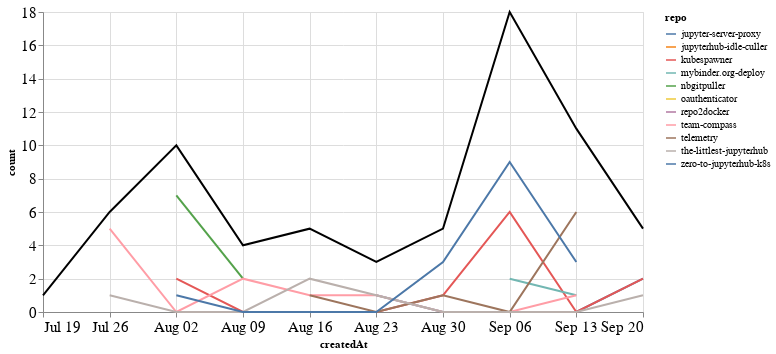

Write notebook code for a chart like this one.
### Markdown cell above
## Comments

### Code cell
comments_time = comments.groupby('repo').resample('W', on='createdAt').count()['author'].reset_index()
comments_time = comments_time.rename(columns={'author': 'count'})
comments_time_total = comments_time.groupby('createdAt').agg({"count": "sum"}).reset_index()
ch1 = alt.Chart(comments_time, width=600).mark_line().encode(
    x='createdAt',
    y='count',
    color='repo',
    tooltip="repo"
)

ch2 = alt.Chart(comments_time_total, width=600).mark_line(color="black").encode(
    x='createdAt',
    y='count',
)

ch1 + ch2

### Figure 1 — Vega-Lite specification as saved in the notebook (floating-point values rounded to 4 significant figures)
{"config": {"axisLeft": {"labelFontSize": 15}, "axisBottom": {"labelFontSize": 15}}, "layer": [{"data": {"name": "data-e43b1ab530e79e4fbf508ba70c46f6fc"}, "mark": "line", "encoding": {"color": {"type": "nominal", "field": "repo"}, "tooltip": {"type": "nominal", "field": "repo"}, "x": {"type": "temporal", "field": "createdAt"}, "y": {"type": "quantitative", "field": "count"}}, "width": 600}, {"data": {"name": "data-2c8c28d3303f7c19a4e688dad360f135"}, "mark": {"type": "line", "color": "black"}, "encoding": {"x": {"type": "temporal", "field": "createdAt"}, "y": {"type": "quantitative", "field": "count"}}, "width": 600}], "$schema": "https://vega.github.io/schema/vega-lite/v4.8.1.json", "datasets": {"data-e43b1ab530e79e4fbf508ba70c46f6fc": [{"repo": "jupyter-server-proxy", "createdAt": "2020-08-23T00:00:00", "count": 1}, {"repo": "jupyter-server-proxy", "createdAt": "2020-08-30T00:00:00", "count": 0}, {"repo": "jupyter-server-proxy", "createdAt": "2020-09-06T00:00:00", "count": 0}, {"repo": "jupyter-server-proxy", "createdAt": "2020-09-13T00:00:00", "count": 0}, {"repo": "jupyter-server-proxy", "createdAt": "2020-09-20T00:00:00", "count": 2}, {"repo": "jupyterhub-idle-culler", "createdAt": "2020-08-16T00:00:00", "count": 1}, {"repo": "kubespawner", "createdAt": "2020-08-02T00:00:00", "count": 2}, {"repo": "kubespawner", "createdAt": "2020-08-09T00:00:00", "count": 0}, {"repo": "kubespawner", "createdAt": "2020-08-16T00:00:00", "count": 0}, {"repo": "kubespawner", "createdAt": "2020-08-23T00:00:00", "count": 0}, {"repo": "kubespawner", "createdAt": "2020-08-30T00:00:00", "count": 1}, {"repo": "kubespawner", "createdAt": "2020-09-06T00:00:00", "count": 6}, {"repo": "kubespawner", "createdAt": "2020-09-13T00:00:00", "count": 0}, {"repo": "kubespawner", "createdAt": "2020-09-20T00:00:00", "count": 2}, {"repo": "mybinder.org-deploy", "createdAt": "2020-09-06T00:00:00", "count": 2}, {"repo": "mybinder.org-deploy", "createdAt": "2020-09-13T00:00:00", "count": 1}, {"repo": "nbgitpuller", "createdAt": "2020-08-02T00:00:00", "count": 7}, {"repo": "nbgitpuller", "createdAt": "2020-08-09T00:00:00", "count": 2}, {"repo": "oauthenticator", "createdAt": "2020-09-06T00:00:00", "count": 1}, {"repo": "repo2docker", "createdAt": "2020-07-19T00:00:00", "count": 1}, {"repo": "team-compass", "createdAt": "2020-07-26T00:00:00", "count": 5}, {"repo": "team-compass", "createdAt": "2020-08-02T00:00:00", "count": 0}, {"repo": "team-compass", "createdAt": "2020-08-09T00:00:00", "count": 2}, {"repo": "team-compass", "createdAt": "2020-08-16T00:00:00", "count": 1}, {"repo": "team-compass", "createdAt": "2020-08-23T00:00:00", "count": 1}, {"repo": "team-compass", "createdAt": "2020-08-30T00:00:00", "count": 0}, {"repo": "team-compass", "createdAt": "2020-09-06T00:00:00", "count": 0}, {"repo": "team-compass", "createdAt": "2020-09-13T00:00:00", "count": 1}, {"repo": "telemetry", "createdAt": "2020-08-16T00:00:00", "count": 1}, {"repo": "telemetry", "createdAt": "2020-08-23T00:00:00", "count": 0}, {"repo": "telemetry", "createdAt": "2020-08-30T00:00:00", "count": 1}, {"repo": "telemetry", "createdAt": "2020-09-06T00:00:00", "count": 0}, {"repo": "telemetry", "createdAt": "2020-09-13T00:00:00", "count": 6}, {"repo": "the-littlest-jupyterhub", "createdAt": "2020-07-26T00:00:00", "count": 1}, {"repo": "the-littlest-jupyterhub", "createdAt": "2020-08-02T00:00:00", "count": 0}, {"repo": "the-littlest-jupyterhub", "createdAt": "2020-08-09T00:00:00", "count": 0}, {"repo": "the-littlest-jupyterhub", "createdAt": "2020-08-16T00:00:00", "count": 2}, {"repo": "the-littlest-jupyterhub", "createdAt": "2020-08-23T00:00:00", "count": 1}, {"repo": "the-littlest-jupyterhub", "createdAt": "2020-08-30T00:00:00", "count": 0}, {"repo": "the-littlest-jupyterhub", "createdAt": "2020-09-06T00:00:00", "count": 0}, {"repo": "the-littlest-jupyterhub", "createdAt": "2020-09-13T00:00:00", "count": 0}, {"repo": "the-littlest-jupyterhub", "createdAt": "2020-09-20T00:00:00", "count": 1}, {"repo": "zero-to-jupyterhub-k8s", "createdAt": "2020-08-02T00:00:00", "count": 1}, {"repo": "zero-to-jupyterhub-k8s", "createdAt": "2020-08-09T00:00:00", "count": 0}, {"repo": "zero-to-jupyterhub-k8s", "createdAt": "2020-08-16T00:00:00", "count": 0}, {"repo": "zero-to-jupyterhub-k8s", "createdAt": "2020-08-23T00:00:00", "count": 0}, {"repo": "zero-to-jupyterhub-k8s", "createdAt": "2020-08-30T00:00:00", "count": 3}, {"repo": "zero-to-jupyterhub-k8s", "createdAt": "2020-09-06T00:00:00", "count": 9}, {"repo": "zero-to-jupyterhub-k8s", "createdAt": "2020-09-13T00:00:00", "count": 3}], "data-2c8c28d3303f7c19a4e688dad360f135": [{"createdAt": "2020-07-19T00:00:00", "count": 1}, {"createdAt": "2020-07-26T00:00:00", "count": 6}, {"createdAt": "2020-08-02T00:00:00", "count": 10}, {"createdAt": "2020-08-09T00:00:00", "count": 4}, {"createdAt": "2020-08-16T00:00:00", "count": 5}, {"createdAt": "2020-08-23T00:00:00", "count": 3}, {"createdAt": "2020-08-30T00:00:00", "count": 5}, {"createdAt": "2020-09-06T00:00:00", "count": 18}, {"createdAt": "2020-09-13T00:00:00", "count": 11}, {"createdAt": "2020-09-20T00:00:00", "count": 5}]}}
